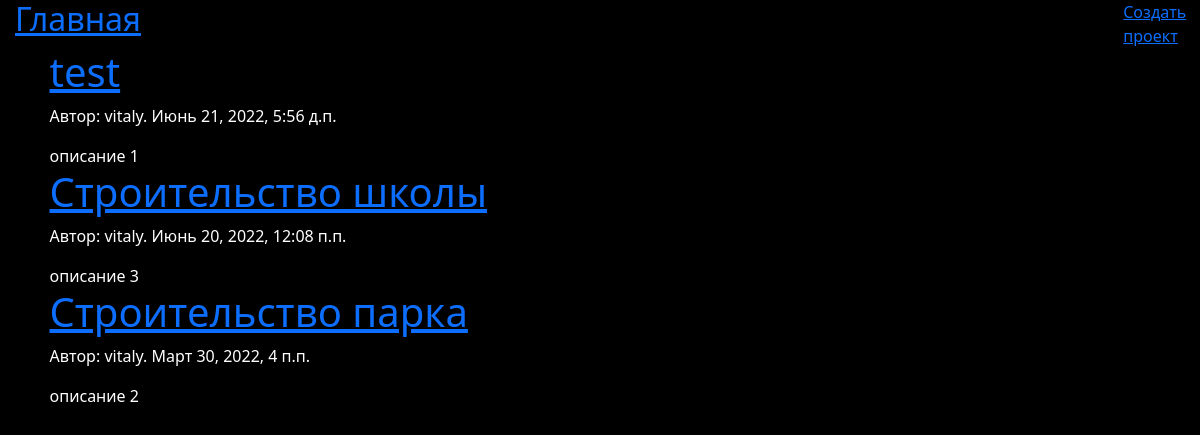
The app's page /, older data.
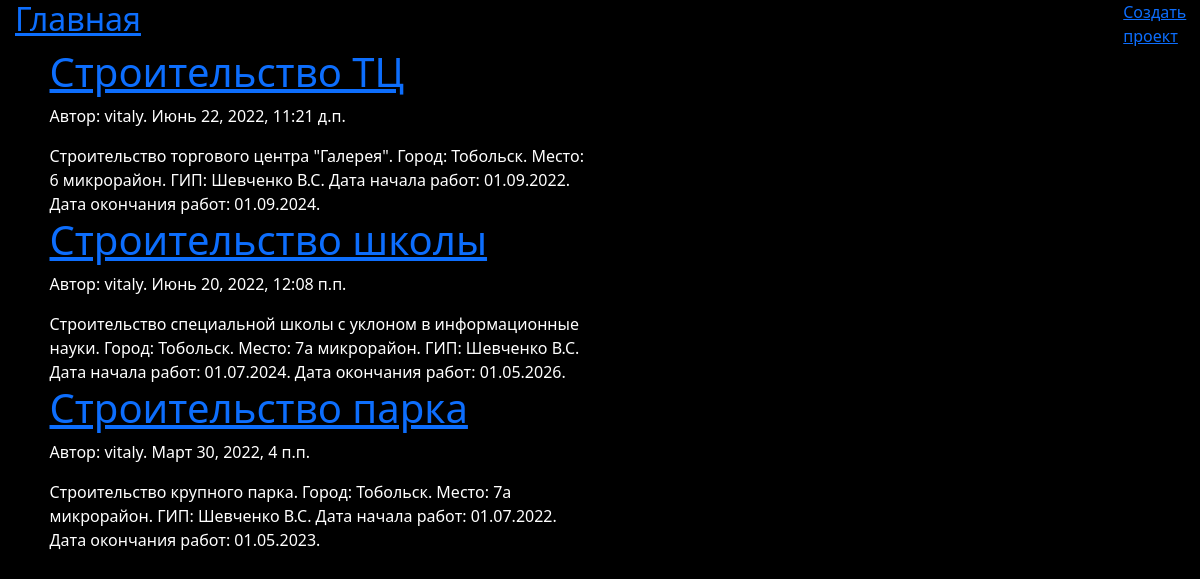
The same page, newer data.
### SVNP/models.py (models this page shows, shortened)
class Project(models.Model):
    author = models.ForeignKey(settings.AUTH_USER_MODEL, on_delete=models.CASCADE)
    name = models.CharField(max_length=200)
    title = models.TextField("Описание", default='')
    created_date = models.DateTimeField(default=timezone.now)
    class Meta:
        verbose_name = "Проект"
        verbose_name_plural = "Проекты"

### SVNP/views.py (the view)
# urls.py: path('', views.project_list, name='project_list'),
def project_list(request):
    projects = Project.objects.order_by('-created_date')
    return render(request, 'SVNP/project_list.html', {'projects': projects})

### SVNP/templates/SVNP/project_list.html
{% extends 'SVNP/base.html' %}
{% block content %}
	{% for project in projects %}
		<div class="project">
			<div class="name">
				<h1><a href="">{{ project.name }}</a></h1>
				<p>Автор: {{ project.author }}. {{ project.created_date }}</p>
			</div>
			{{ project.title }}
		</div>
	{% endfor %}
{% endblock %}

### SVNP/templates/SVNP/base.html (shortened to what this page needs)
{% load static %}
<html lang="ru">
	<head>
		<link rel="stylesheet" href="https://cdn.jsdelivr.net/npm/bootstrap@5.1.3/dist/css/bootstrap.min.css">
		<link rel="stylesheet" href="{% static 'css/project.css' %}">
	</head>
	<body>
		<div class="row align-items-start">
			<div class="col">
        		<h2><a href="/">Главная</a></h2>
    		</div>
    		<div class="col-md-1">
        		<a href="{% url 'project_new' %}" class="top-menu"><span class="glyphicon glyphicon-plus">Создать проект</a>
    		</div>
		</div>
    	<div class="content container">
        <div class="row">
            <div class="col-md-6">
            {% block content %}
            {% endblock %}
            </div>
        </div>
    </div>
	</body>
</html>

### SVNP/static/css/project.css (style rules this page uses)
body { padding-left: 15px; background-color: black; color: white; }

Row changes from the older to the newer data that the page shows:
removed Project: name "test", author "vitaly", created_date "Июнь 21, 2022, 5:56 д.п.", title "описание 1"
added Project: name "Строительство ТЦ", author "vitaly", created_date "Июнь 22, 2022, 11:21 д.п.", title "Строительство торгового центра \"Галерея\". Город: Тобольск. Место: 6 микрорайон. ГИП: Шевченко В.С. Дата начала работ: 01.09.2022. Дата окончания работ: 01.09.2024."
changed Project "Строительство школы": title "описание 3" → "Строительство специальной школы с уклоном в информационные науки. Город: Тобольск. Место: 7а микрорайон. ГИП: Шевченко В.С. Дата начала работ: 01.07.2024. Дата окончания работ: 01.05.2026."
changed Project "Строительство парка": title "описание 2" → "Строительство крупного парка. Город: Тобольск. Место: 7а микрорайон. ГИП: Шевченко В.С. Дата начала работ: 01.07.2022. Дата окончания работ: 01.05.2023."
